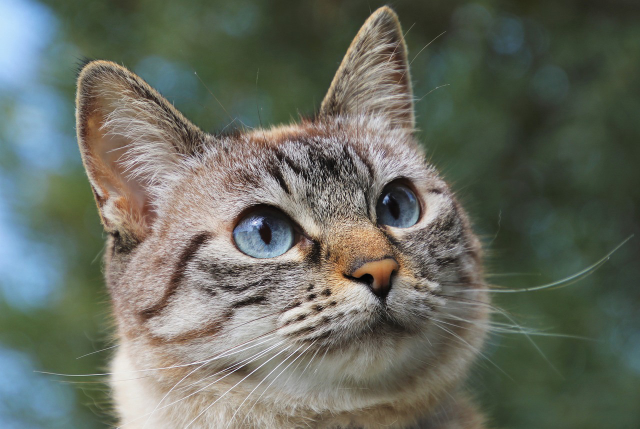
#> input picture 9 лаба/1.jpg, 1280 x 857 px (shown at 1/2 size)
$ python 9-2.py
#> lines starting #> are read from the running program, lines starting #| are printed output that depends on the picture
from PIL import Image, ImageFilter, ImageFont, ImageDraw
image = Image.open("1.jpg")
#> image is the input picture: PIL image 1280x857 RGB; mean R, G, B 103.1, 107.4, 96.5

resized = image.resize((image.width // 3, image.height // 3))
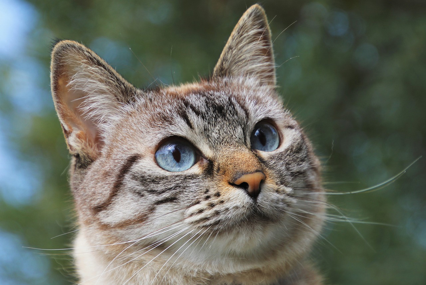
#> resized: PIL image 426x285 RGB; mean R, G, B 103.1, 107.4, 96.5
resized.save("resized_image.jpg")

horizontal = image.transpose(Image.FLIP_LEFT_RIGHT)
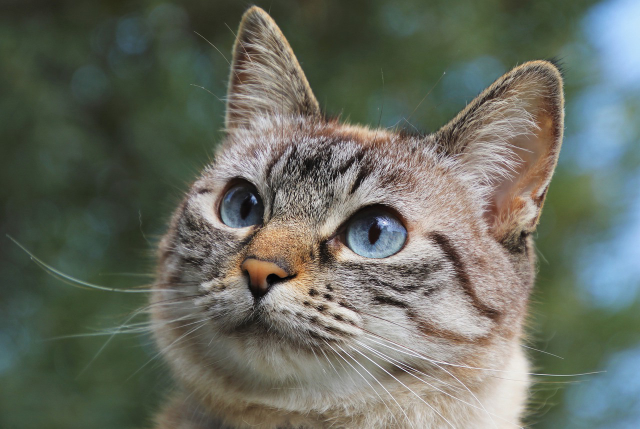
#> horizontal: PIL image 1280x857 RGB (shown at 1/2 size); mean R, G, B 103.1, 107.4, 96.5
horizontal.save("horizontal_flip.jpg")

vertical = image.transpose(Image.FLIP_TOP_BOTTOM)
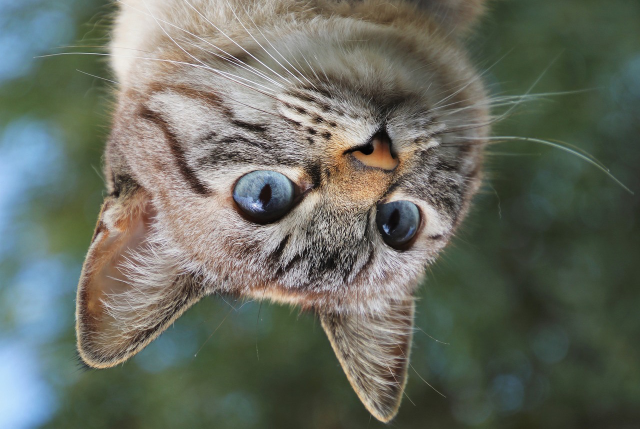
#> vertical: PIL image 1280x857 RGB (shown at 1/2 size); mean R, G, B 103.1, 107.4, 96.5
vertical.save("vertical_flip.jpg")

resized.show()
horizontal.show()
vertical.show()

$ run again, with 9 лаба/3.jpg copied over 9 лаба/1.jpg
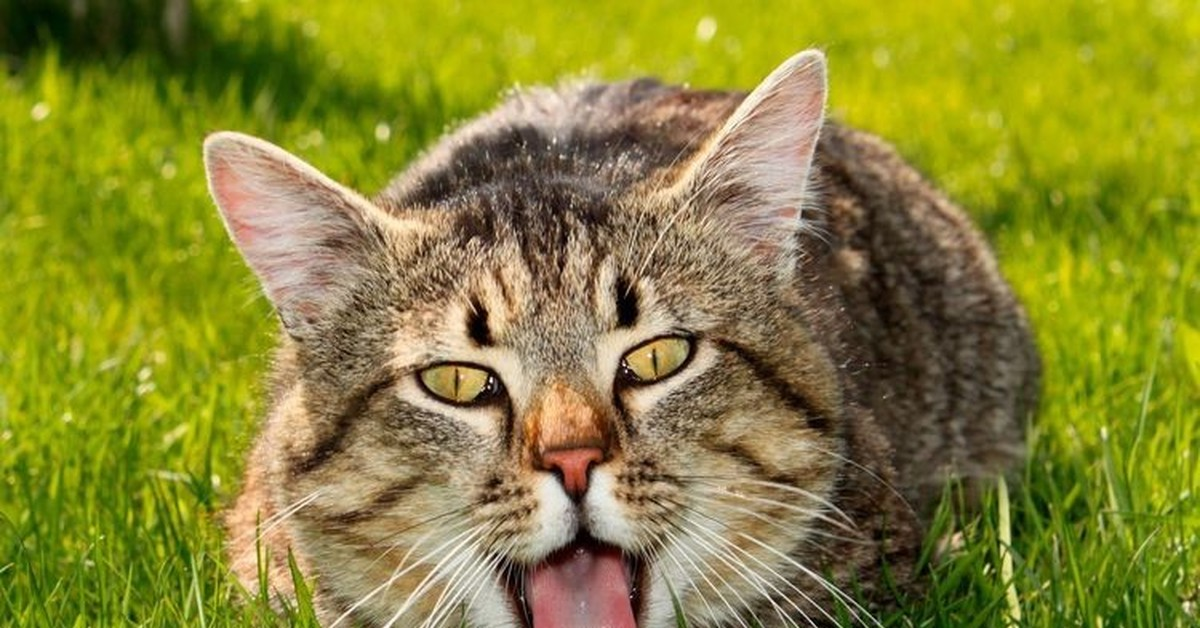
#> input picture 9 лаба/3.jpg, 1200 x 628 px
#> image is the input picture: PIL image 1200x628 RGB; mean R, G, B 135.5, 133.1, 52.8
#> `horizontal = image.transpose(Image.FLIP_LEFT_RIGHT)`:
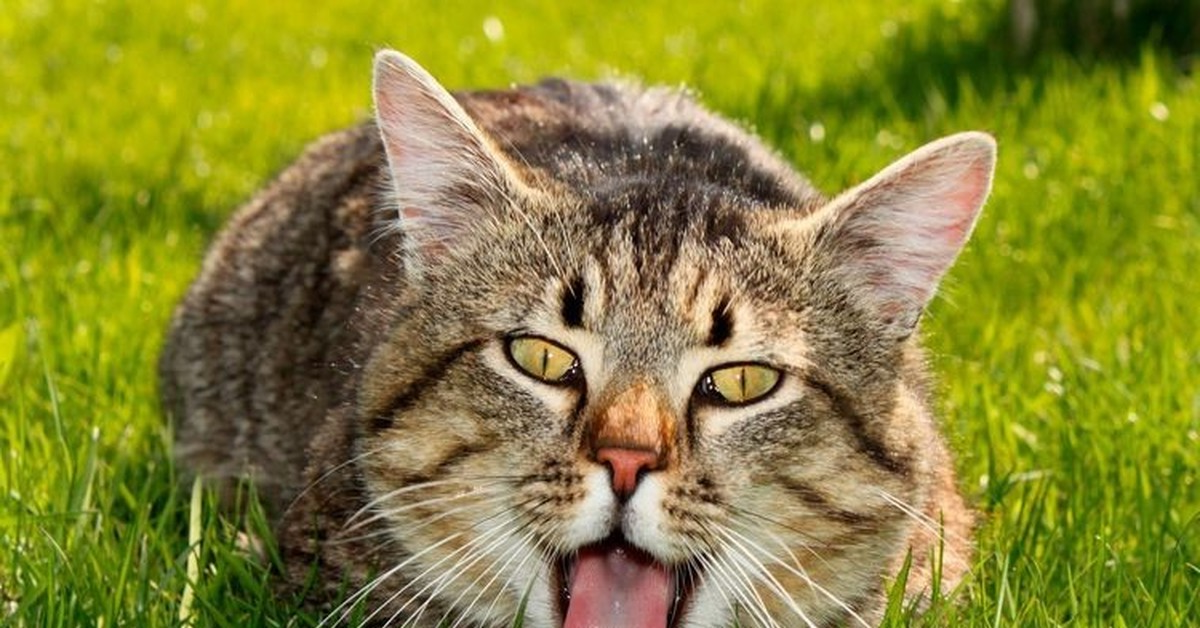
#> horizontal: PIL image 1200x628 RGB; mean R, G, B 135.5, 133.1, 52.8
#> `vertical = image.transpose(Image.FLIP_TOP_BOTTOM)`:
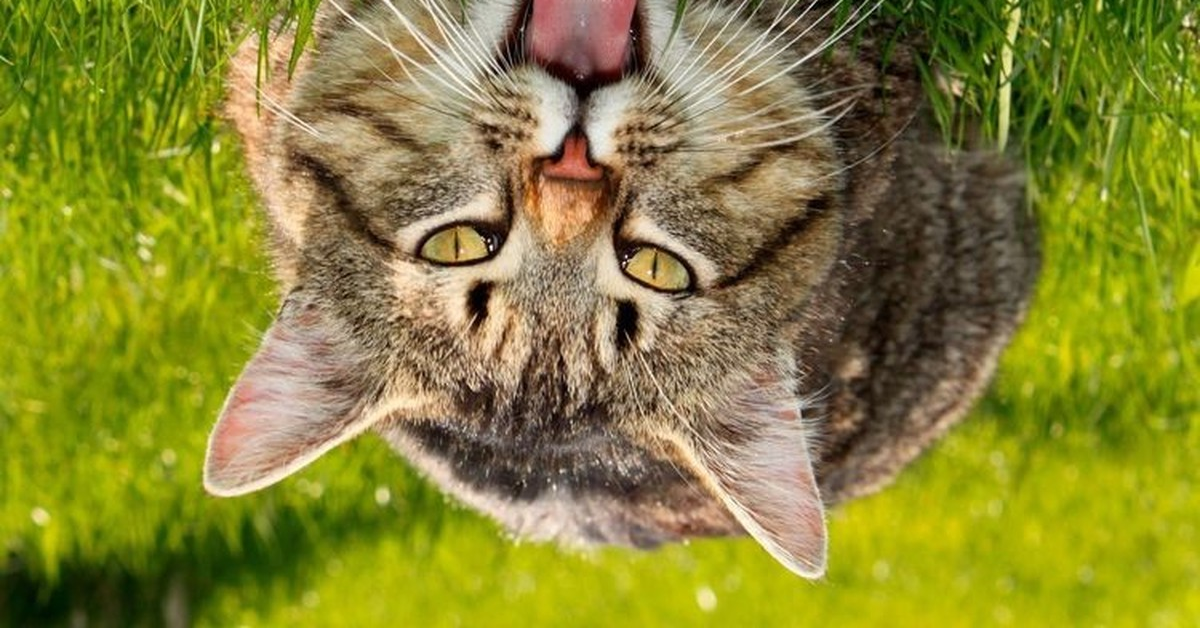
#> vertical: PIL image 1200x628 RGB; mean R, G, B 135.5, 133.1, 52.8

$ run again, with 9 лаба/4.jpg copied over 9 лаба/1.jpg
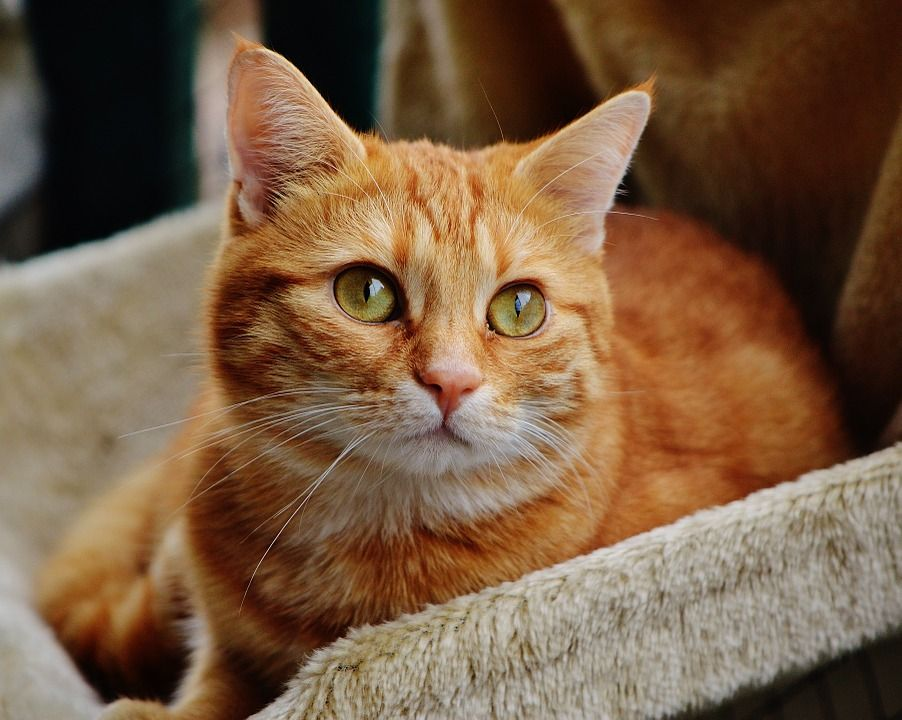
#> input picture 9 лаба/4.jpg, 902 x 720 px
#> image is the input picture: PIL image 902x720 RGB; mean R, G, B 120, 91.9, 66.8
#> `horizontal = image.transpose(Image.FLIP_LEFT_RIGHT)`:
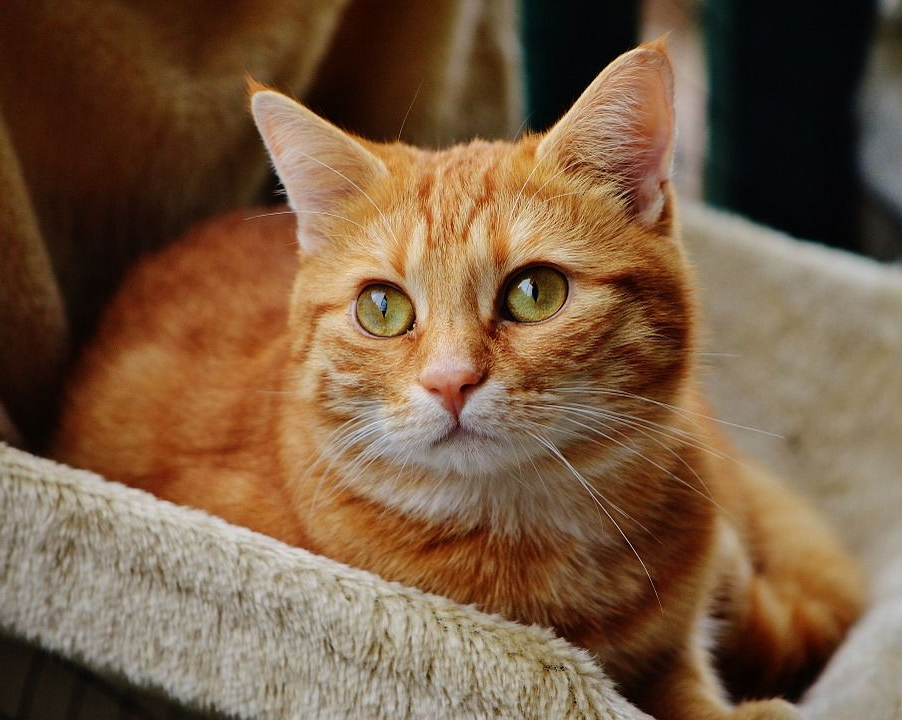
#> horizontal: PIL image 902x720 RGB; mean R, G, B 120, 91.9, 66.8
#> `vertical = image.transpose(Image.FLIP_TOP_BOTTOM)`:
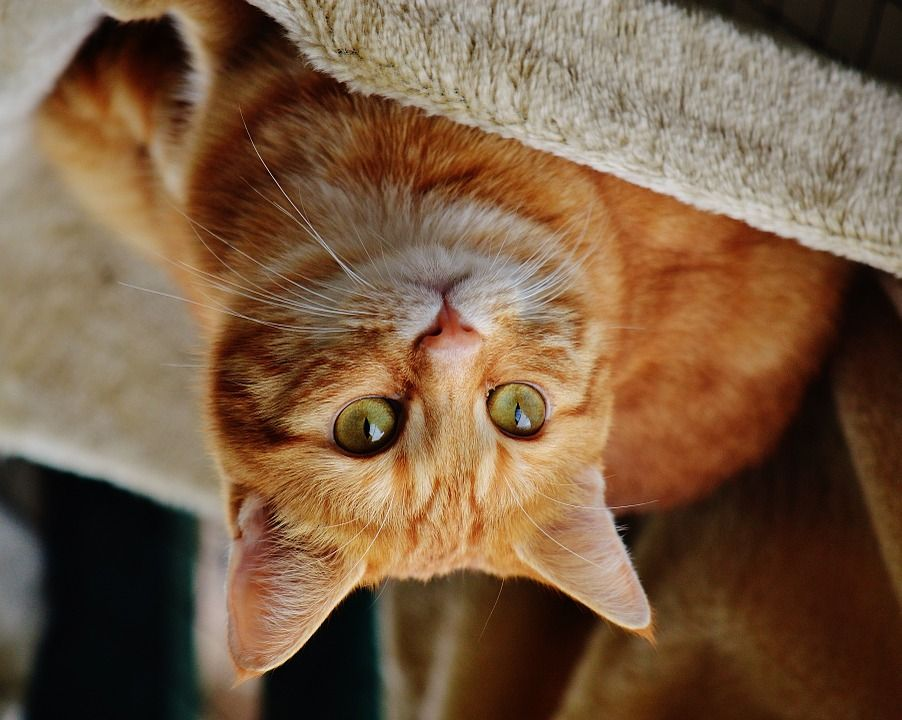
#> vertical: PIL image 902x720 RGB; mean R, G, B 120, 91.9, 66.8
